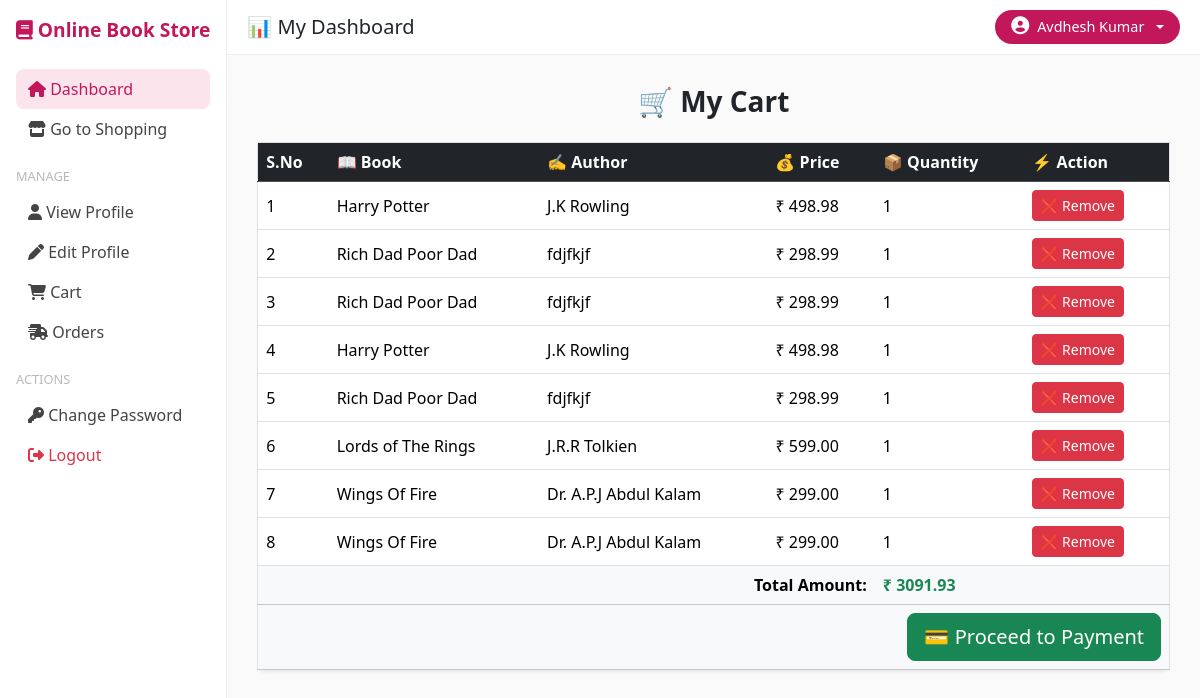
The page /userapp/viewcart/ (signed in) on the database its author committed.
### mainapp/models.py (models this page shows, shortened)
class UserInfo(models.Model):
    name = models.CharField(max_length=100, null=True)
    email = models.EmailField(max_length=100)
    phone = models.IntegerField(max_length=15)
    address = models.TextField()
    profile = models.ImageField(upload_to="profiles/", blank=True, null=True)
    login = models.OneToOneField(LoginInfo, on_delete=models.CASCADE)
    created_at = models.DateTimeField(auto_now_add=True)

### userapp/models.py (models this page shows)
class CartItem(models.Model):
    cart = models.ForeignKey(Cart, on_delete=models.CASCADE)
    book = models.ForeignKey(Book, on_delete=models.CASCADE)
    quantity = models.PositiveIntegerField(default=1)
    def get_total_price(self):
        return self.book.price * self.quantity

### adminapp/models.py (models this page shows)
class Book(models.Model):
    title = models.CharField(max_length=250)
    author = models.CharField(max_length=255)
    category = models.ForeignKey(Category, on_delete=models.CASCADE)
    description = models.TextField(blank=True)
    original_price = models.DecimalField(max_digits=6, decimal_places=2)
    price = models.DecimalField(max_digits=6, decimal_places=2)
    publish_date = models.DateField()
    language = models.CharField(max_length=50)
    cover_image = models.ImageField(upload_to="book_covers/", blank=True, null=True)
    stock = models.PositiveIntegerField(default=0)
    created_at = models.DateTimeField(auto_now_add=True)
    updated_at = models.DateTimeField(auto_now=True)

### userapp/views.py (the view)
# urls.py: path("viewcart/", views.viewcart, name="viewcart"),
@cache_control(no_cache=True, no_store=True, must_validate=True)
def viewcart(request):
    if "userid" not in request.session:
        messages.error(request, "You are not logged in.")
        return redirect("login")
    userid = request.session.get("userid")
    user = UserInfo.objects.get(email=userid)
    ucart = Cart.objects.filter(user=user)
    if not ucart.exists():
        Cart.objects.create(user=user)
    cart = Cart.objects.get(user=user)
    items = CartItem.objects.filter(cart=cart)
    totalamount = 0
    for i in items:
        totalamount += i.get_total_price()
    context = {
        "userid": userid,
        "user": user,
        "items": items,
        "totalamount": totalamount,
    }
    return render(request, "viewcart.html", context)

### userapp/templates/viewcart.html (shortened to what this page needs)
{% extends 'userbase1.html' %}
{% load static %}
{% block user %}
<h3 class="text-center mb-4 fw-bold">🛒 My Cart</h3>
{% if items %}
<div class="table-responsive">
    <table class="table table-hover align-middle shadow-sm border rounded-3">
        <thead class="table-dark">
            <tr>
                <th>S.No</th>
                <th>📖 Book</th>
                <th>✍️ Author</th>
                <th>💰 Price</th>
                <th>📦 Quantity</th>
                <th>⚡ Action</th>
            </tr>
        </thead>
        <tbody>
            {% for b in items %}
            <tr>
                <td>{{ forloop.counter }}</td>
                <td>{{ b.book.title }}</td>
                <td>{{ b.book.author }}</td>
                <td>₹ {{ b.book.price }}</td>
                <td>{{ b.quantity }}</td>
                <td>
                    <a href="{% url 'removeitems' id=b.id %}" class="btn btn-sm btn-danger">
                        ❌ Remove
                    </a>
                </td>
            </tr>
            {% endfor %}
        </tbody>
        <tfoot class="table-light">
            <tr>
                <td colspan="4" class="text-end fw-bold">
                    Total Amount:
                </td>
                <td colspan="2" class="fw-bold text-success">
                    ₹ {{ totalamount }}
                </td>
            </tr>
            <tr>
                <td colspan="6" class="text-end">
                    <a href="{% url 'checkout' %}" class="btn btn-success btn-lg">
                        💳 Proceed to Payment
                    </a>
                </td>
            </tr>
        </tfoot>
    </table>
</div>
{% endif %}
{% endblock %}

### userapp/templates/userbase1.html (shortened to what this page needs)
{% load static %}
<html lang="en">
<head>
  <link href="https://cdn.jsdelivr.net/npm/bootstrap@5.3.2/dist/css/bootstrap.min.css" rel="stylesheet">
  <link href="https://cdnjs.cloudflare.com/ajax/libs/font-awesome/6.4.2/css/all.min.css" rel="stylesheet">
</head>
<body>
  <div class="d-flex">
    <div class="sidebar p-3 d-none d-md-block">
      <div class="brand mb-4">
        <i class="fa-solid fa-book" style="color: #c2185b;"></i> Online Book Store
      </div>
      <ul class="nav flex-column">
        <li class="nav-item">
          <a href="{% url 'userdash' %}" class="nav-link active">
            <i class="fa-solid fa-house"></i> Dashboard
          </a>
        </li>
        <li class="nav-item">
          <a href="{% url 'index' %}" class="nav-link">
            <i class="fa-solid fa-store"></i> Go to Shopping
          </a>
        </li>
      </ul>
      <h6>Manage</h6>
      <ul class="nav flex-column">
        <li class="nav-item"><a href="{% url 'userprofile' %}" class="nav-link"><i class="fa-solid fa-user"></i> View
            Profile</a></li>
        <li class="nav-item"><a href="{% url 'editprofile' %}" class="nav-link"><i class="fa-solid fa-pen"></i> Edit
            Profile</a></li>
        <li class="nav-item"><a href="{% url 'viewcart' %}" class="nav-link"><i class="fa-solid fa-cart-shopping"></i>
            Cart</a></li>
        <li class="nav-item"><a href="{% url 'userorders' %}" class="nav-link"><i class="fa-solid fa-truck-fast"></i>
            Orders</a></li>
      </ul>
      <h6>Actions</h6>
      <ul class="nav flex-column">
        <li class="nav-item"><a href="{% url 'changeuserpassword' %}" class="nav-link"><i class="fa-solid fa-key"></i>
            Change Password</a></li>
        <li class="nav-item"><a href="{% url 'userlogout' %}" class="nav-link text-danger"><i
              class="fa-solid fa-right-from-bracket"></i> Logout</a></li>
      </ul>
    </div>
    <div class="flex-grow-1">
      <div class="topbar">
        <h5 class="mb-0">📊 My Dashboard</h5>
        <div class="dropdown">
          <button class="dropdown-toggle d-flex align-items-center gap-2" data-bs-toggle="dropdown">
            <span>{{ user.name }}</span>
          </button>
        </div>
      </div>
      <div class="content">
        {% block user %}{% endblock %}
      </div>
    </div>
  </div>
</body>
</html>

### userapp/templates/userbase1.html (style rules this page uses)
body { background-color: #fff; }
.sidebar { top: 0; position: sticky; height: 100vh; background-color: #fff; border-right: 1px solid #f0f0f0; padding: 20px; }
.sidebar .nav-link { color: #444; font-weight: 500; transition: 0.3s; padding: 8px 12px; }
.sidebar .nav-link:hover, .sidebar .nav-link.active { background-color: #fce4ec; color: #c2185b; border-radius: 8px; }
.sidebar h6 { font-size: 0.8rem; text-transform: uppercase; margin-top: 20px; color: #b9b9b9; }
.content { padding: 30px; background-color: #fafafa; min-height: 100vh; }
.topbar { border-bottom: 1px solid #eee; background-color: #fff; padding: 10px 20px; display: flex; justify-content: space-between; align-items: center; }
.brand { font-weight: bold; color: #c2185b; font-size: 1.2rem; }
.dropdown-toggle { background-color: #c2185b; color: #fff; border: none; border-radius: 20px; padding: 6px 16px; font-size: 0.9rem; }

### rows shown on the page
UserInfo: name "Avdhesh Kumar"
CartItem: book "Harry Potter", book.author "J.K Rowling", book.price "498.98", quantity "1"
CartItem: book "Rich Dad Poor Dad", book.author "fdjfkjf", book.price "298.99", quantity "1"
CartItem: book "Rich Dad Poor Dad", book.author "fdjfkjf", book.price "298.99", quantity "1"
CartItem: book "Harry Potter", book.author "J.K Rowling", book.price "498.98", quantity "1"
CartItem: book "Rich Dad Poor Dad", book.author "fdjfkjf", book.price "298.99", quantity "1"
CartItem: book "Lords of The Rings", book.author "J.R.R Tolkien", book.price "599.00", quantity "1"
CartItem: book "Wings Of Fire", book.author "Dr. A.P.J Abdul Kalam", book.price "299.00", quantity "1"
CartItem: book "Wings Of Fire", book.author "Dr. A.P.J Abdul Kalam", book.price "299.00", quantity "1"

### other values the page prints
{{ totalamount }} "3091.93"
